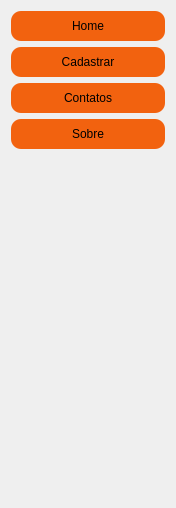
            <widget class="QWidget" name="toolBoxPage1">
             <property name="geometry">
              <rect>
               <x>0</x>
               <y>0</y>
               <width>176</width>
               <height>508</height>
              </rect>
             </property>
             <property name="cursor">
              <cursorShape>PointingHandCursor</cursorShape>
             </property>
             <attribute name="label">
              <string>Menu</string>
             </attribute>
             <layout class="QVBoxLayout" name="verticalLayout_5">
              <item>
               <widget class="QPushButton" name="pushButton_boxPage1">
                <property name="sizePolicy">
                 <sizepolicy hsizetype="Preferred" vsizetype="Preferred">
                  <horstretch>0</horstretch>
                  <verstretch>0</verstretch>
                 </sizepolicy>
                </property>
                <property name="minimumSize">
                 <size>
                  <width>0</width>
                  <height>30</height>
                 </size>
                </property>
                <property name="maximumSize">
                 <size>
                  <width>16777215</width>
                  <height>30</height>
                 </size>
                </property>
                <property name="sizeIncrement">
                 <size>
                  <width>0</width>
                  <height>0</height>
                 </size>
                </property>
                <property name="baseSize">
                 <size>
                  <width>0</width>
                  <height>0</height>
                 </size>
                </property>
                <property name="cursor">
                 <cursorShape>PointingHandCursor</cursorShape>
                </property>
                <property name="styleSheet">
                 <string notr="true">QPushButton{
	background-color: rgb(242, 98, 15);
	border-radius: 10px;
}

QPushButton:hover{
	background-color: rgb(242, 84, 27);
	border-radius: 10px;
}</string>
                </property>
                <property name="text">
                 <string>Home</string>
                </property>
               </widget>
              </item>
              <item>
               <widget class="QPushButton" name="pushButton_boxPage2">
                <property name="sizePolicy">
                 <sizepolicy hsizetype="Preferred" vsizetype="Preferred">
                  <horstretch>0</horstretch>
                  <verstretch>0</verstretch>
                 </sizepolicy>
                </property>
                <property name="minimumSize">
                 <size>
                  <width>0</width>
                  <height>30</height>
                 </size>
                </property>
                <property name="maximumSize">
                 <size>
                  <width>16777215</width>
                  <height>30</height>
                 </size>
                </property>
                <property name="cursor">
                 <cursorShape>PointingHandCursor</cursorShape>
                </property>
                <property name="styleSheet">
                 <string notr="true">QPushButton{
	background-color: rgb(242, 98, 15);
	border-radius: 10px;
}

QPushButton:hover{
	background-color: rgb(242, 84, 27);
	border-radius: 10px;
}</string>
                </property>
                <property name="text">
                 <string>Cadastrar</string>
                </property>
               </widget>
              </item>
              <item>
               <widget class="QPushButton" name="pushButton_boxPage3">
                <property name="sizePolicy">
                 <sizepolicy hsizetype="Preferred" vsizetype="Preferred">
                  <horstretch>0</horstretch>
                  <verstretch>0</verstretch>
                 </sizepolicy>
                </property>
                <property name="minimumSize">
                 <size>
                  <width>0</width>
                  <height>30</height>
                 </size>
                </property>
                <property name="maximumSize">
                 <size>
                  <width>16777215</width>
                  <height>30</height>
                 </size>
                </property>
                <property name="cursor">
                 <cursorShape>PointingHandCursor</cursorShape>
                </property>
                <property name="styleSheet">
                 <string notr="true">QPushButton{
	background-color: rgb(242, 98, 15);
	border-radius: 10px;
}

QPushButton:hover{
	background-color: rgb(242, 84, 27);
	border-radius: 10px;
}</string>
                </property>
                <property name="text">
                 <string>Contatos</string>
                </property>
               </widget>
              </item>
              <item>
               <widget class="QPushButton" name="pushButton_boxPage4">
                <property name="sizePolicy">
                 <sizepolicy hsizetype="Preferred" vsizetype="Preferred">
                  <horstretch>0</horstretch>
                  <verstretch>0</verstretch>
                 </sizepolicy>
                </property>
                <property name="minimumSize">
                 <size>
                  <width>0</width>
                  <height>30</height>
                 </size>
                </property>
                <property name="maximumSize">
                 <size>
                  <width>16777215</width>
                  <height>30</height>
                 </size>
                </property>
                <property name="cursor">
                 <cursorShape>PointingHandCursor</cursorShape>
                </property>
                <property name="styleSheet">
                 <string notr="true">QPushButton{
	background-color: rgb(242, 98, 15);
	border-radius: 10px;
}

QPushButton:hover{
	background-color: rgb(242, 84, 27);
	border-radius: 10px;
}</string>
                </property>
                <property name="text">
                 <string>Sobre</string>
                </property>
               </widget>
              </item>
              <item>
               <spacer name="verticalSpacer">
                <property name="orientation">
                 <enum>Qt::Vertical</enum>
                </property>
                <property name="sizeHint" stdset="0">
                 <size>
                  <width>20</width>
                  <height>40</height>
                 </size>
                </property>
               </spacer>
              </item>
             </layout>
            </widget>
